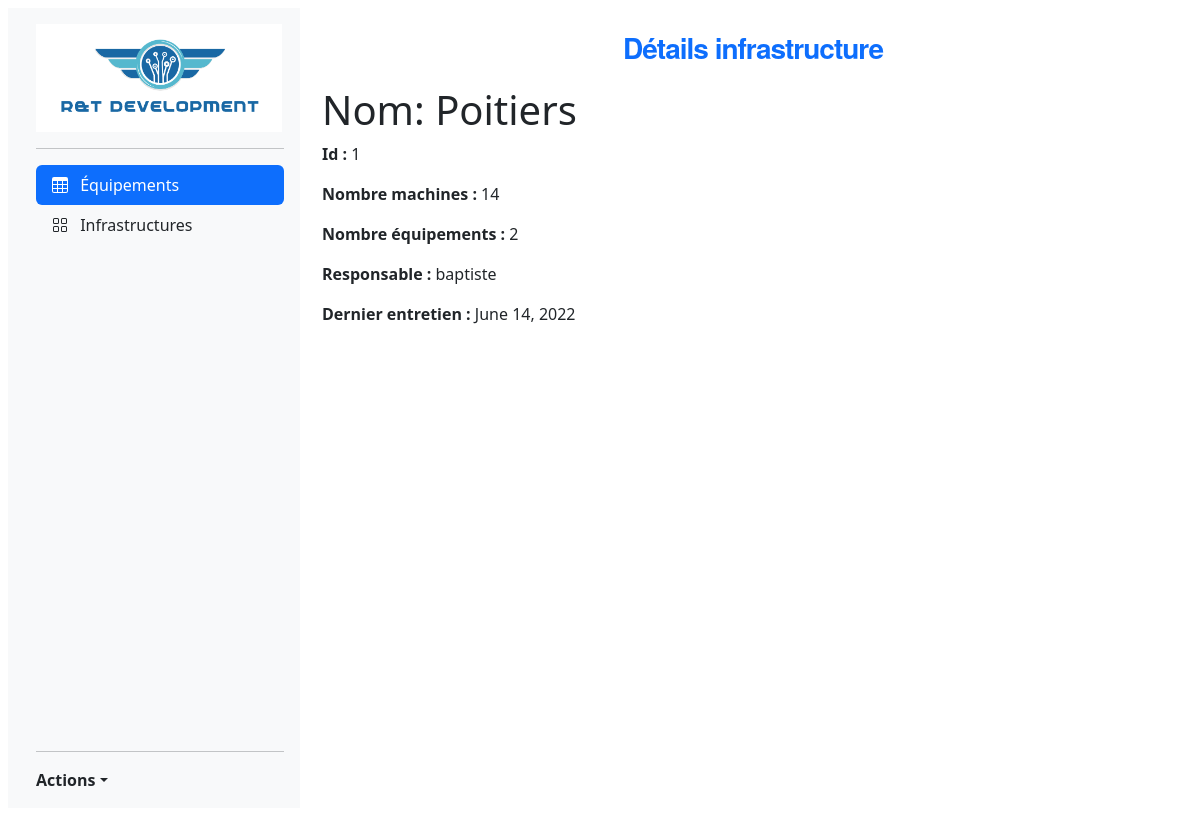
/infrastructures/1, run on the app's committed database.
### computerApp/models.py (models this page shows)
class Infrastructure(models.Model):
    id = models.AutoField(primary_key=True, editable=False)
    nom = models.CharField(max_length=12)
    nb_mach = models.CharField(max_length=12)
    nb_equi = models.CharField(max_length=24)
    respon = models.CharField(max_length=18)
    entretien = models.DateField()

### computerApp/views.py (the view)
# urls.py: path('infrastructures/<pk>', views.infrastructure_detail_view, name='infrastructure-detail'),
def infrastructure_detail_view(request, pk):
    infrastructure = get_object_or_404(Infrastructure, id=pk)
    context = {'infrastructure': infrastructure}
    return render(request, 'template/computerapp/infrastructure_detail.html', context)

### computerApp/template/computerapp/infrastructure_detail.html
{% extends 'template/base.html' %}
{% block menu %}
<p class="h1" style="color: #0d6efd; font-family: 'Helvetica Neue', sans-serif; font-size: 28px; font-weight: bold; letter-spacing: -1px; line-height: 1; text-align: center; padding-top: 18px;">Détails infrastructure</p>
{% endblock %}
{% block content %}
    <h1>Nom: {{ infrastructure.nom }}</h1>
    <p><strong>Id :</strong> {{ infrastructure.id }}</p>
    <p><strong>Nombre machines : </strong> {{ infrastructure.nb_mach }}</p>
    <p><strong>Nombre équipements : </strong> {{ infrastructure.nb_equi }}</p>
    <p><strong>Responsable : </strong> {{ infrastructure.respon }}</p>
    <p><strong>Dernier entretien : </strong> {{ infrastructure.entretien }}</p>
{% endblock %}

### static/css/style.css (style rules this page uses)
.h1 { color: #0d6efd; font-family: 'Helvetica Neue', sans-serif; font-size: 38px; font-weight: bold; letter-spacing: -1px; line-height: 1; text-align: center; padding-top: 18px; }

### data on the page
Infrastructure: nom "Poitiers", id "1", nb_mach "14", nb_equi "2", respon "baptiste", entretien "June 14, 2022"
